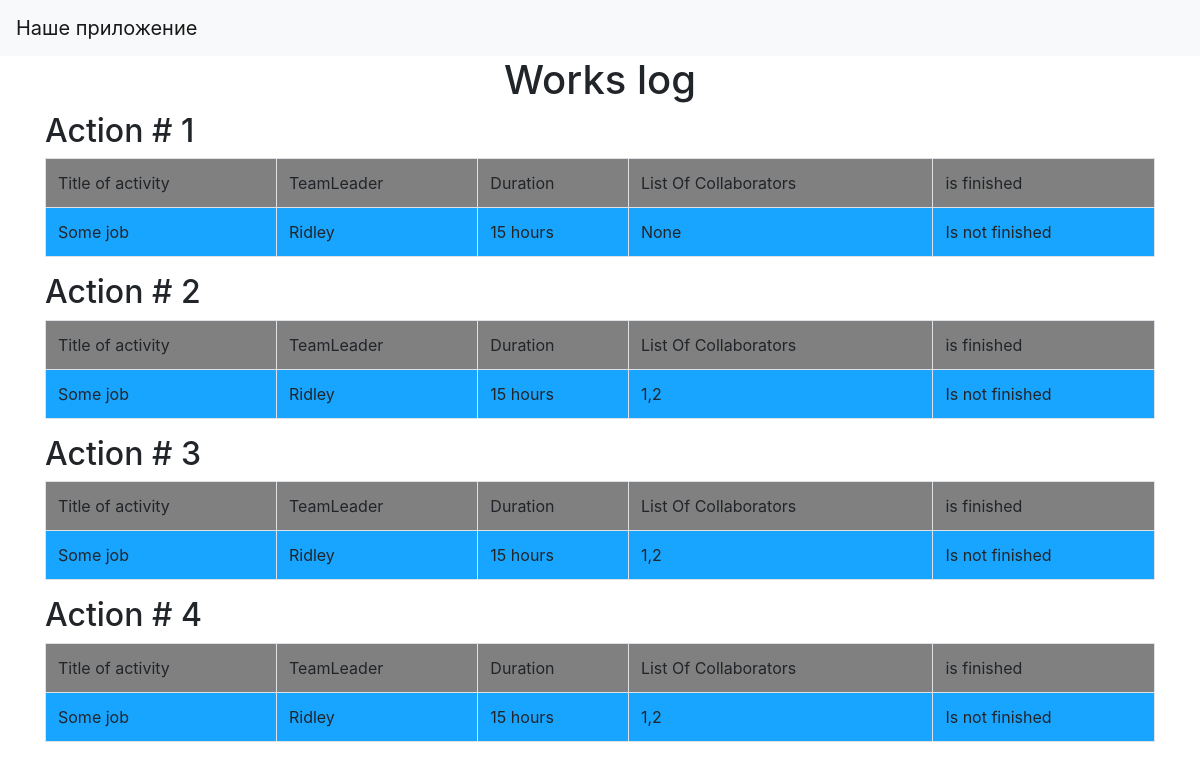
The page / on the database its author committed.
### data/jobs.py (models this page shows)
class Jobs(SqlAlchemyBase):
    __tablename__ = "jobs"
    id = Column(Integer, primary_key=True, autoincrement=True, nullable=True)
    team_leader = Column(ForeignKey("users.id"))
    job = Column(String, nullable=True)
    collaborators = Column(String, nullable=True)
    work_size = Column(Integer, nullable=True)
    position = Column(String, nullable=True)
    start_data = Column(DateTime,
                        nullable=True, default=datetime.datetime.now)
    end_date = Column(DateTime,
                        nullable=True)
    is_finished = Column(Boolean, default=True)
    user = relationship("User")

### data/users.py (models this page shows, shortened)
class User(SqlAlchemyBase, UserMixin):
    __tablename__ = "users"
    id = Column(Integer, primary_key=True, autoincrement=True, nullable=True)
    surname = Column(String, nullable=True)
    name = Column(String, nullable=True)
    age = Column(Integer, nullable=True)
    position = Column(String, nullable=True)
    speciality = Column(String, nullable=True)
    address = Column(String, nullable=True)
    email = Column(String, nullable=True)
    hashed_password = Column(String, nullable=True)
    modified_date = Column(DateTime,
                           nullable=True, default=datetime.datetime.now)
    jobs = relationship("Jobs", back_populates='user')

### main.py (the view)
@app.route("/")
def works():
    sess = db_session.create_session()
    works = sess.query(Jobs).all()
    return render_template("works.html", works=works)

### data/db_session.py (called while the page is built)
def create_session():
    global __factory
    return __factory()

### templates/works.html
{% extends "base.html" %}
{% block content %}
  <h1 align="center"> Works log</h1>
  {% for work in works %}
  <h2>Action # {{work.id}}</h2>
  <table class="table table-bordered">
      <tr bgcolor="grey">
        <td>Title of activity</td>
        <td>TeamLeader</td>
        <td>Duration</td>
        <td>List Of Collaborators</td>
        <td>is finished</td>
      </tr>
      <tr bgcolor="#18A5FF">
        <td>{{work.job}}</td>
        <td>{{work.user.name}}</td>
        <td>{{work.work_size}} hours</td>
        <td>{{work.collaborators}}</td>
          {% if work.is_finished%}
            <td>Is not finished</td>
          {%else%}
            <td>Is finished</td>
          {% endif %}
      </tr>
  </table>
  {%endfor%}
{% endblock %}

### templates/base.html (shortened to what this page needs)
<!doctype html>
<html lang="en">
<head>
    <link rel="stylesheet"
          href="https://stackpath.bootstrapcdn.com/bootstrap/4.4.1/css/bootstrap.min.css"
>
</head>
<body>
<header>
    <nav class="navbar navbar-light bg-light">
        <a class="navbar-brand" href="#">Наше приложение</a>
    </nav>
</header>
<main role="main" class="container">
    {% block content %}{% endblock %}
</main>
</body>
</html>

### rows shown on the page
Jobs: id "1", job "Some job", user.name "Ridley", work_size "15", collaborators "None", is_finished "Is not finished"
Jobs: id "2", job "Some job", user.name "Ridley", work_size "15", collaborators "1,2", is_finished "Is not finished"
Jobs: id "3", job "Some job", user.name "Ridley", work_size "15", collaborators "1,2", is_finished "Is not finished"
Jobs: id "4", job "Some job", user.name "Ridley", work_size "15", collaborators "1,2", is_finished "Is not finished"
